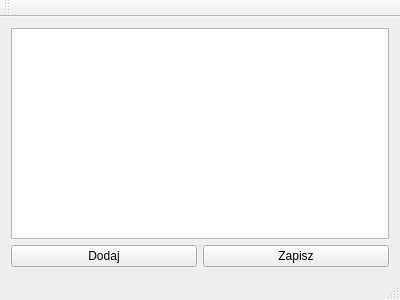
<?xml version="1.0" encoding="UTF-8"?>
<ui version="4.0">
 <class>MainWindow</class>
 <widget class="QMainWindow" name="MainWindow">
  <property name="geometry">
   <rect>
    <x>0</x>
    <y>0</y>
    <width>400</width>
    <height>300</height>
   </rect>
  </property>
  <property name="windowTitle">
   <string>MainWindow</string>
  </property>
  <widget class="QWidget" name="centralWidget">
   <layout class="QVBoxLayout" name="verticalLayout_2">
    <item>
     <widget class="QTableWidget" name="tableWidget"/>
    </item>
    <item>
     <layout class="QHBoxLayout" name="horizontalLayout"/>
    </item>
    <item>
     <layout class="QHBoxLayout" name="horizontalLayout_2">
      <property name="leftMargin">
       <number>0</number>
      </property>
     </layout>
    </item>
    <item>
     <layout class="QHBoxLayout" name="horizontalLayout_3">
      <item>
       <widget class="QPushButton" name="pushButton">
        <property name="text">
         <string>Dodaj</string>
        </property>
       </widget>
      </item>
      <item>
       <widget class="QPushButton" name="pushButton_2">
        <property name="text">
         <string>Zapisz</string>
        </property>
       </widget>
      </item>
     </layout>
    </item>
   </layout>
  </widget>
  <widget class="QMenuBar" name="menuBar">
   <property name="geometry">
    <rect>
     <x>0</x>
     <y>0</y>
     <width>400</width>
     <height>22</height>
    </rect>
   </property>
  </widget>
  <widget class="QToolBar" name="mainToolBar">
   <attribute name="toolBarArea">
    <enum>TopToolBarArea</enum>
   </attribute>
   <attribute name="toolBarBreak">
    <bool>false</bool>
   </attribute>
  </widget>
  <widget class="QStatusBar" name="statusBar"/>
 </widget>
 <layoutdefault spacing="6" margin="11"/>
 <resources/>
 <connections/>
</ui>
